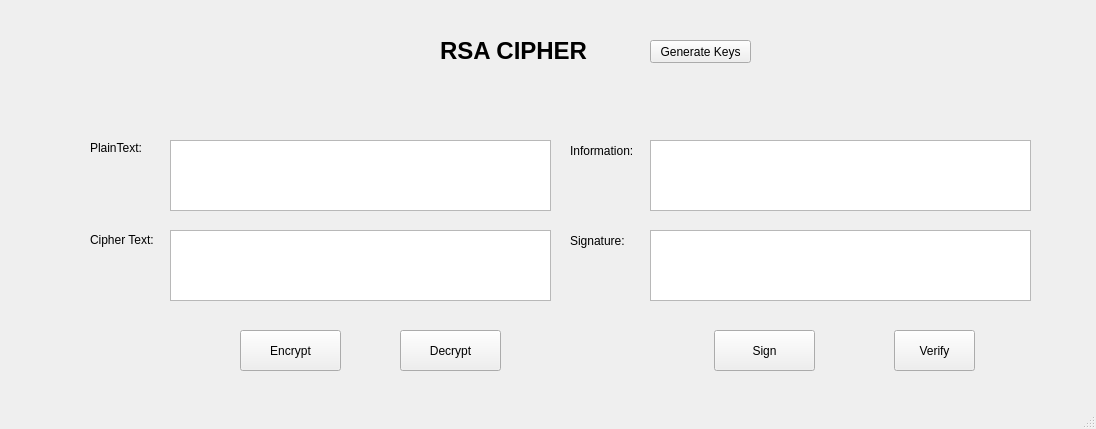
<?xml version="1.0" encoding="UTF-8"?>
<ui version="4.0">
 <class>MainWindow</class>
 <widget class="QMainWindow" name="MainWindow">
  <property name="geometry">
   <rect>
    <x>0</x>
    <y>0</y>
    <width>1096</width>
    <height>429</height>
   </rect>
  </property>
  <property name="windowTitle">
   <string>MainWindow</string>
  </property>
  <widget class="QWidget" name="centralwidget">
   <widget class="QLabel" name="label">
    <property name="geometry">
     <rect>
      <x>440</x>
      <y>20</y>
      <width>191</width>
      <height>61</height>
     </rect>
    </property>
    <property name="font">
     <font>
      <pointsize>18</pointsize>
      <weight>75</weight>
      <bold>true</bold>
     </font>
    </property>
    <property name="text">
     <string>RSA CIPHER</string>
    </property>
   </widget>
   <widget class="QLabel" name="label_2">
    <property name="geometry">
     <rect>
      <x>90</x>
      <y>140</y>
      <width>61</width>
      <height>16</height>
     </rect>
    </property>
    <property name="text">
     <string>PlainText:</string>
    </property>
   </widget>
   <widget class="QLabel" name="label_3">
    <property name="geometry">
     <rect>
      <x>90</x>
      <y>230</y>
      <width>71</width>
      <height>20</height>
     </rect>
    </property>
    <property name="text">
     <string>Cipher Text:</string>
    </property>
   </widget>
   <widget class="QLabel" name="label_4">
    <property name="geometry">
     <rect>
      <x>570</x>
      <y>140</y>
      <width>71</width>
      <height>21</height>
     </rect>
    </property>
    <property name="text">
     <string>Information:</string>
    </property>
   </widget>
   <widget class="QLabel" name="label_5">
    <property name="geometry">
     <rect>
      <x>570</x>
      <y>230</y>
      <width>61</width>
      <height>21</height>
     </rect>
    </property>
    <property name="text">
     <string>Signature:</string>
    </property>
   </widget>
   <widget class="QPushButton" name="btnEn">
    <property name="geometry">
     <rect>
      <x>240</x>
      <y>330</y>
      <width>101</width>
      <height>41</height>
     </rect>
    </property>
    <property name="text">
     <string>Encrypt</string>
    </property>
   </widget>
   <widget class="QPushButton" name="btnDe">
    <property name="geometry">
     <rect>
      <x>400</x>
      <y>330</y>
      <width>101</width>
      <height>41</height>
     </rect>
    </property>
    <property name="text">
     <string>Decrypt</string>
    </property>
   </widget>
   <widget class="QPushButton" name="btnSign">
    <property name="geometry">
     <rect>
      <x>714</x>
      <y>330</y>
      <width>101</width>
      <height>41</height>
     </rect>
    </property>
    <property name="text">
     <string>Sign</string>
    </property>
   </widget>
   <widget class="QPushButton" name="btnVerify">
    <property name="geometry">
     <rect>
      <x>894</x>
      <y>330</y>
      <width>81</width>
      <height>41</height>
     </rect>
    </property>
    <property name="text">
     <string>Verify</string>
    </property>
   </widget>
   <widget class="QPushButton" name="btnKeys">
    <property name="geometry">
     <rect>
      <x>650</x>
      <y>40</y>
      <width>101</width>
      <height>23</height>
     </rect>
    </property>
    <property name="text">
     <string>Generate Keys</string>
    </property>
   </widget>
   <widget class="QTextEdit" name="plaintxt">
    <property name="geometry">
     <rect>
      <x>170</x>
      <y>140</y>
      <width>381</width>
      <height>71</height>
     </rect>
    </property>
   </widget>
   <widget class="QTextEdit" name="ciphertxt">
    <property name="geometry">
     <rect>
      <x>170</x>
      <y>230</y>
      <width>381</width>
      <height>71</height>
     </rect>
    </property>
   </widget>
   <widget class="QTextEdit" name="textEdit_3">
    <property name="geometry">
     <rect>
      <x>650</x>
      <y>140</y>
      <width>381</width>
      <height>71</height>
     </rect>
    </property>
   </widget>
   <widget class="QTextEdit" name="textEdit_4">
    <property name="geometry">
     <rect>
      <x>650</x>
      <y>230</y>
      <width>381</width>
      <height>71</height>
     </rect>
    </property>
   </widget>
  </widget>
  <widget class="QMenuBar" name="menubar">
   <property name="geometry">
    <rect>
     <x>0</x>
     <y>0</y>
     <width>1096</width>
     <height>26</height>
    </rect>
   </property>
  </widget>
  <widget class="QStatusBar" name="statusbar"/>
 </widget>
 <resources/>
 <connections/>
</ui>
